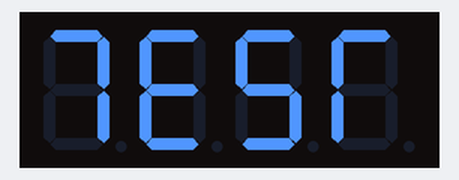
The sketch below on a simulated Arduino Uno, built with avr-gcc and run on an emulated ATmega328P. On the bench: 4-digit seven-segment display. Random numbers use the default seed unless the sketch sets one.

Above: at 0.1 s.
At 4.7 s:
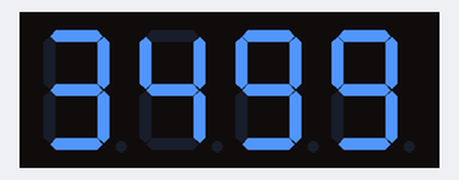
At 7.8 s:
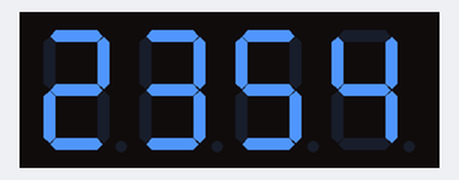
At 17.1 s:
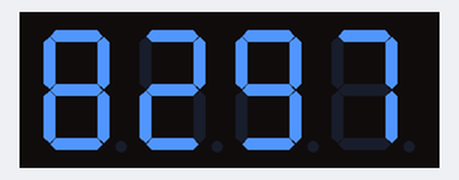
At 26.3 s:
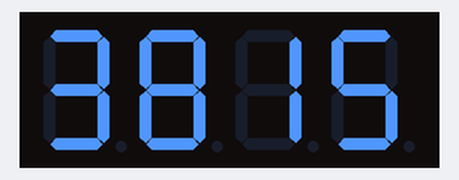
At 35.6 s:
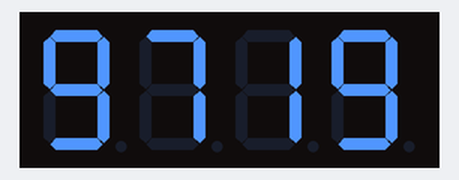

The sketch:

text_n_rnn0.ino
```cpp
#include <Arduino.h>
#include <TM1637Display.h>

// Define the connections pins
#define CLK 2
#define DIO 3
TM1637Display display(CLK, DIO); // Create an instance of the TM1637Display


void setup() {
  display.setBrightness(5);  // Set the display brightness (0-7)
};


void loop() {
  ////// Display String
  display.clear();  // Clear the display
  uint8_t data[] = {
      SEG_A | SEG_B | SEG_C,                  // T
      SEG_A | SEG_F | SEG_G | SEG_E | SEG_D,  // E
      SEG_A | SEG_F | SEG_G | SEG_C | SEG_D,  // S
      SEG_A | SEG_F | SEG_E                   // T
    };
  display.setSegments(data); // Display the data
  delay(1500);

  ////// Display Number
  display.clear();  // Clear the display
  long randNumber = random(0, 9999);        // Generate a random number between 0 and 9999
  display.showNumberDec(randNumber, false); // Display the number
  delay(1500);
};
```

Measured:
- what the display in image 1 shows lasts 1.5 s, from 4.7 s to 6.2 s
